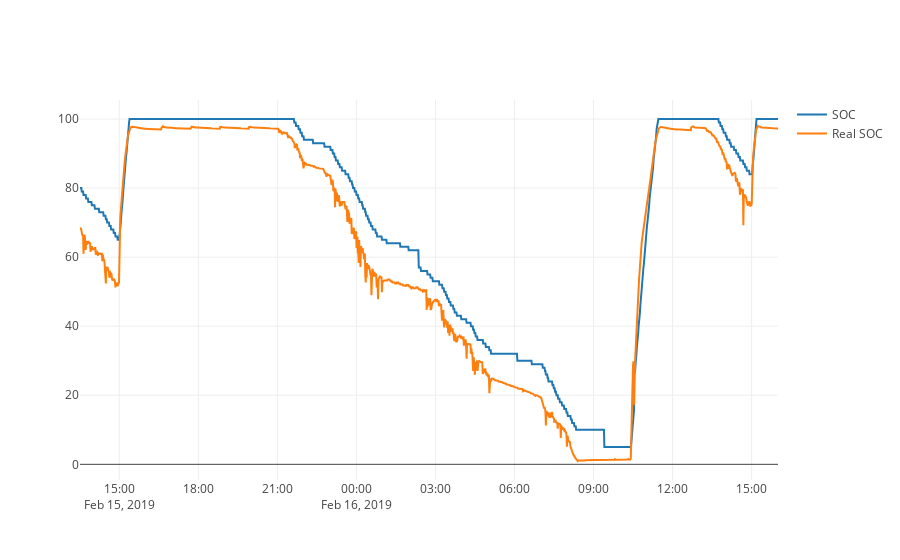

The cell this chart's notebook holds for it:
### Code cell
trace5 = go.Scatter(
    x = time2,
    y = soc2,
    name = 'SOC'
)

trace6 = go.Scatter(
    x = time2,
    y = realsoc2,
    name = 'Real SOC'
)

data2 = [trace5, trace6]

iplot(data2, filename='basic-line2')

### Figure 1 — Plotly figure (JSON) as saved in the notebook; plotly's stock layout.template omitted (floating-point values rounded to 4 significant figures; data arrays with more than 128 entries replaced by an {"elided": "..."} marker saying what was removed)
{"data": [{"name": "SOC", "type": "scatter", "uid": "ea1d88b7-866f-48e1-b155-4cdce5439965", "x": {"elided": "2907 str values"}, "y": {"elided": "2907 int values"}}, {"name": "Real SOC", "type": "scatter", "uid": "2d18b8a5-2472-498e-aa1e-998f29ef6e78", "x": {"elided": "2907 str values"}, "y": {"elided": "2907 float values"}}], "layout": {}}
